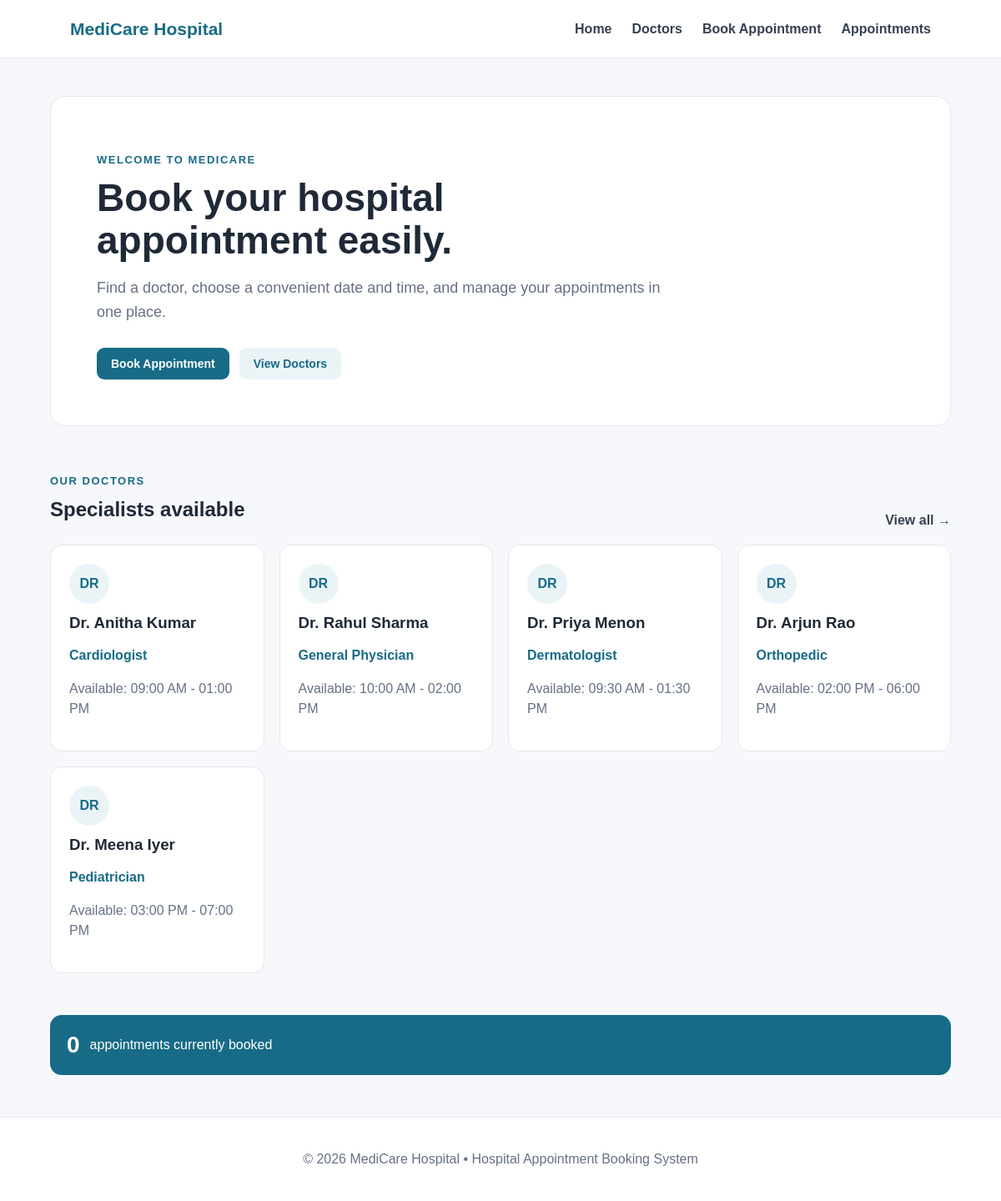
The page / on the database its author committed.
### tables this page shows
CREATE TABLE doctors (
    id INTEGER PRIMARY KEY AUTOINCREMENT,
    name TEXT NOT NULL,
    specialization TEXT NOT NULL,
    availability TEXT NOT NULL
);

### app.py (the view)
@app.route("/")
def index():
    conn = get_db()
    doctors = conn.execute("SELECT * FROM doctors").fetchall()
    count = conn.execute("SELECT COUNT(*) FROM appointments").fetchone()[0]
    conn.close()
    return render_template("index.html", doctors=doctors, appointment_count=count)

### app.py (called while the page is built)
def get_db():
    conn = sqlite3.connect(DATABASE)
    conn.row_factory = sqlite3.Row
    return conn

### templates/index.html (shortened to what this page needs)
{% extends "base.html" %}
{% block content %}
<section class="hero">
    <div>
        <p class="eyebrow">WELCOME TO MEDICARE</p>
        <h1>Book your hospital appointment easily.</h1>
        <p>Find a doctor, choose a convenient date and time, and manage your appointments in one place.</p>
        <div class="actions">
            <a class="btn primary" href="{{ url_for('book') }}">Book Appointment</a>
            <a class="btn secondary" href="{{ url_for('doctors') }}">View Doctors</a>
        </div>
    </div>
</section>
<section class="section">
    <div class="section-heading">
        <div>
            <p class="eyebrow">OUR DOCTORS</p>
            <h2>Specialists available</h2>
        </div>
        <a href="{{ url_for('doctors') }}">View all →</a>
    </div>
    <div class="cards">
        {% for doctor in doctors %}
        <div class="card">
            <div class="doctor-icon">DR</div>
            <h3>{{ doctor.name }}</h3>
            <p class="specialization">{{ doctor.specialization }}</p>
            <p>Available: {{ doctor.availability }}</p>
        </div>
        {% endfor %}
    </div>
</section>
<div class="stat">
    <strong>{{ appointment_count }}</strong>
    <span>appointments currently booked</span>
</div>
{% endblock %}

### templates/base.html (shortened to what this page needs)
<!DOCTYPE html>
<html lang="en">
<head>
    <link rel="stylesheet" href="{{ url_for('static', filename='style.css') }}">
</head>
<body>
<header class="navbar">
    <div class="brand">MediCare Hospital</div>
    <nav>
        <a href="{{ url_for('index') }}">Home</a>
        <a href="{{ url_for('doctors') }}">Doctors</a>
        <a href="{{ url_for('book') }}">Book Appointment</a>
        <a href="{{ url_for('appointments') }}">Appointments</a>
    </nav>
</header>
<main class="container">
    {% block content %}{% endblock %}
</main>
<footer>
    <p>© 2026 MediCare Hospital • Hospital Appointment Booking System</p>
</footer>
</body>
</html>

### static/style.css (style rules this page uses)
* { box-sizing: border-box; }
body { margin: 0; font-family: Arial, Helvetica, sans-serif; background: #f6f8fb; color: #1f2937; }
.navbar { background: white; border-bottom: 1px solid #e5e7eb; min-height: 70px; padding: 0 7%; display: flex; align-items: center; justify-content: space-between; gap: 20px; }
.brand { font-size: 21px; font-weight: 700; color: #176b87; }
nav { display: flex; gap: 24px; flex-wrap: wrap; }
nav a, .section-heading a { color: #374151; text-decoration: none; font-weight: 600; }
.container { width: min(1120px, 90%); margin: 0 auto; min-height: calc(100vh - 140px); }
.hero { margin-top: 45px; background: white; border: 1px solid #e5e7eb; border-radius: 18px; padding: 55px; }
.eyebrow { color: #176b87; font-size: 13px; font-weight: 800; letter-spacing: 1.5px; }
.hero h1 { max-width: 700px; font-size: 46px; line-height: 1.1; margin: 10px 0 18px; }
.hero p:not(.eyebrow) { max-width: 700px; color: #667085; font-size: 18px; line-height: 1.6; }
.actions { display: flex; gap: 12px; margin-top: 28px; }
.btn { display: inline-block; border: 0; border-radius: 9px; padding: 11px 17px; text-decoration: none; font-weight: 700; cursor: pointer; font-size: 14px; }
.primary { background: #176b87; color: white; }
.secondary { background: #eaf4f7; color: #176b87; }
.section { padding: 45px 0 25px; }
.section-heading { display: flex; justify-content: space-between; align-items: end; margin-bottom: 20px; }
.section-heading h2, .page-header h1 { margin: 5px 0 8px; }
.cards { display: grid; grid-template-columns: repeat(auto-fit, minmax(220px, 1fr)); gap: 18px; }
.card, .form-card, .table-card, .empty { background: white; border: 1px solid #e5e7eb; border-radius: 14px; padding: 22px; }
.card h2, .card h3 { margin: 12px 0 7px; }
.card p { color: #667085; line-height: 1.5; }
.specialization { color: #176b87 !important; font-weight: 700; }
.doctor-icon { width: 48px; height: 48px; border-radius: 50%; background: #eaf4f7; color: #176b87; display: grid; place-items: center; font-weight: 800; }
.stat { margin: 25px 0 50px; background: #176b87; color: white; border-radius: 14px; padding: 20px; display: flex; align-items: center; gap: 12px; }
.stat strong { font-size: 28px; }
footer { text-align: center; padding: 25px; color: #667085; background: white; border-top: 1px solid #e5e7eb; }

### rows shown on the page
doctors: name "Dr. Anitha Kumar", specialization "Cardiologist", availability "09:00 AM - 01:00 PM"
doctors: name "Dr. Rahul Sharma", specialization "General Physician", availability "10:00 AM - 02:00 PM"
doctors: name "Dr. Priya Menon", specialization "Dermatologist", availability "09:30 AM - 01:30 PM"
doctors: name "Dr. Arjun Rao", specialization "Orthopedic", availability "02:00 PM - 06:00 PM"
doctors: name "Dr. Meena Iyer", specialization "Pediatrician", availability "03:00 PM - 07:00 PM"

### other values the page prints
{{ appointment_count }} "0"
